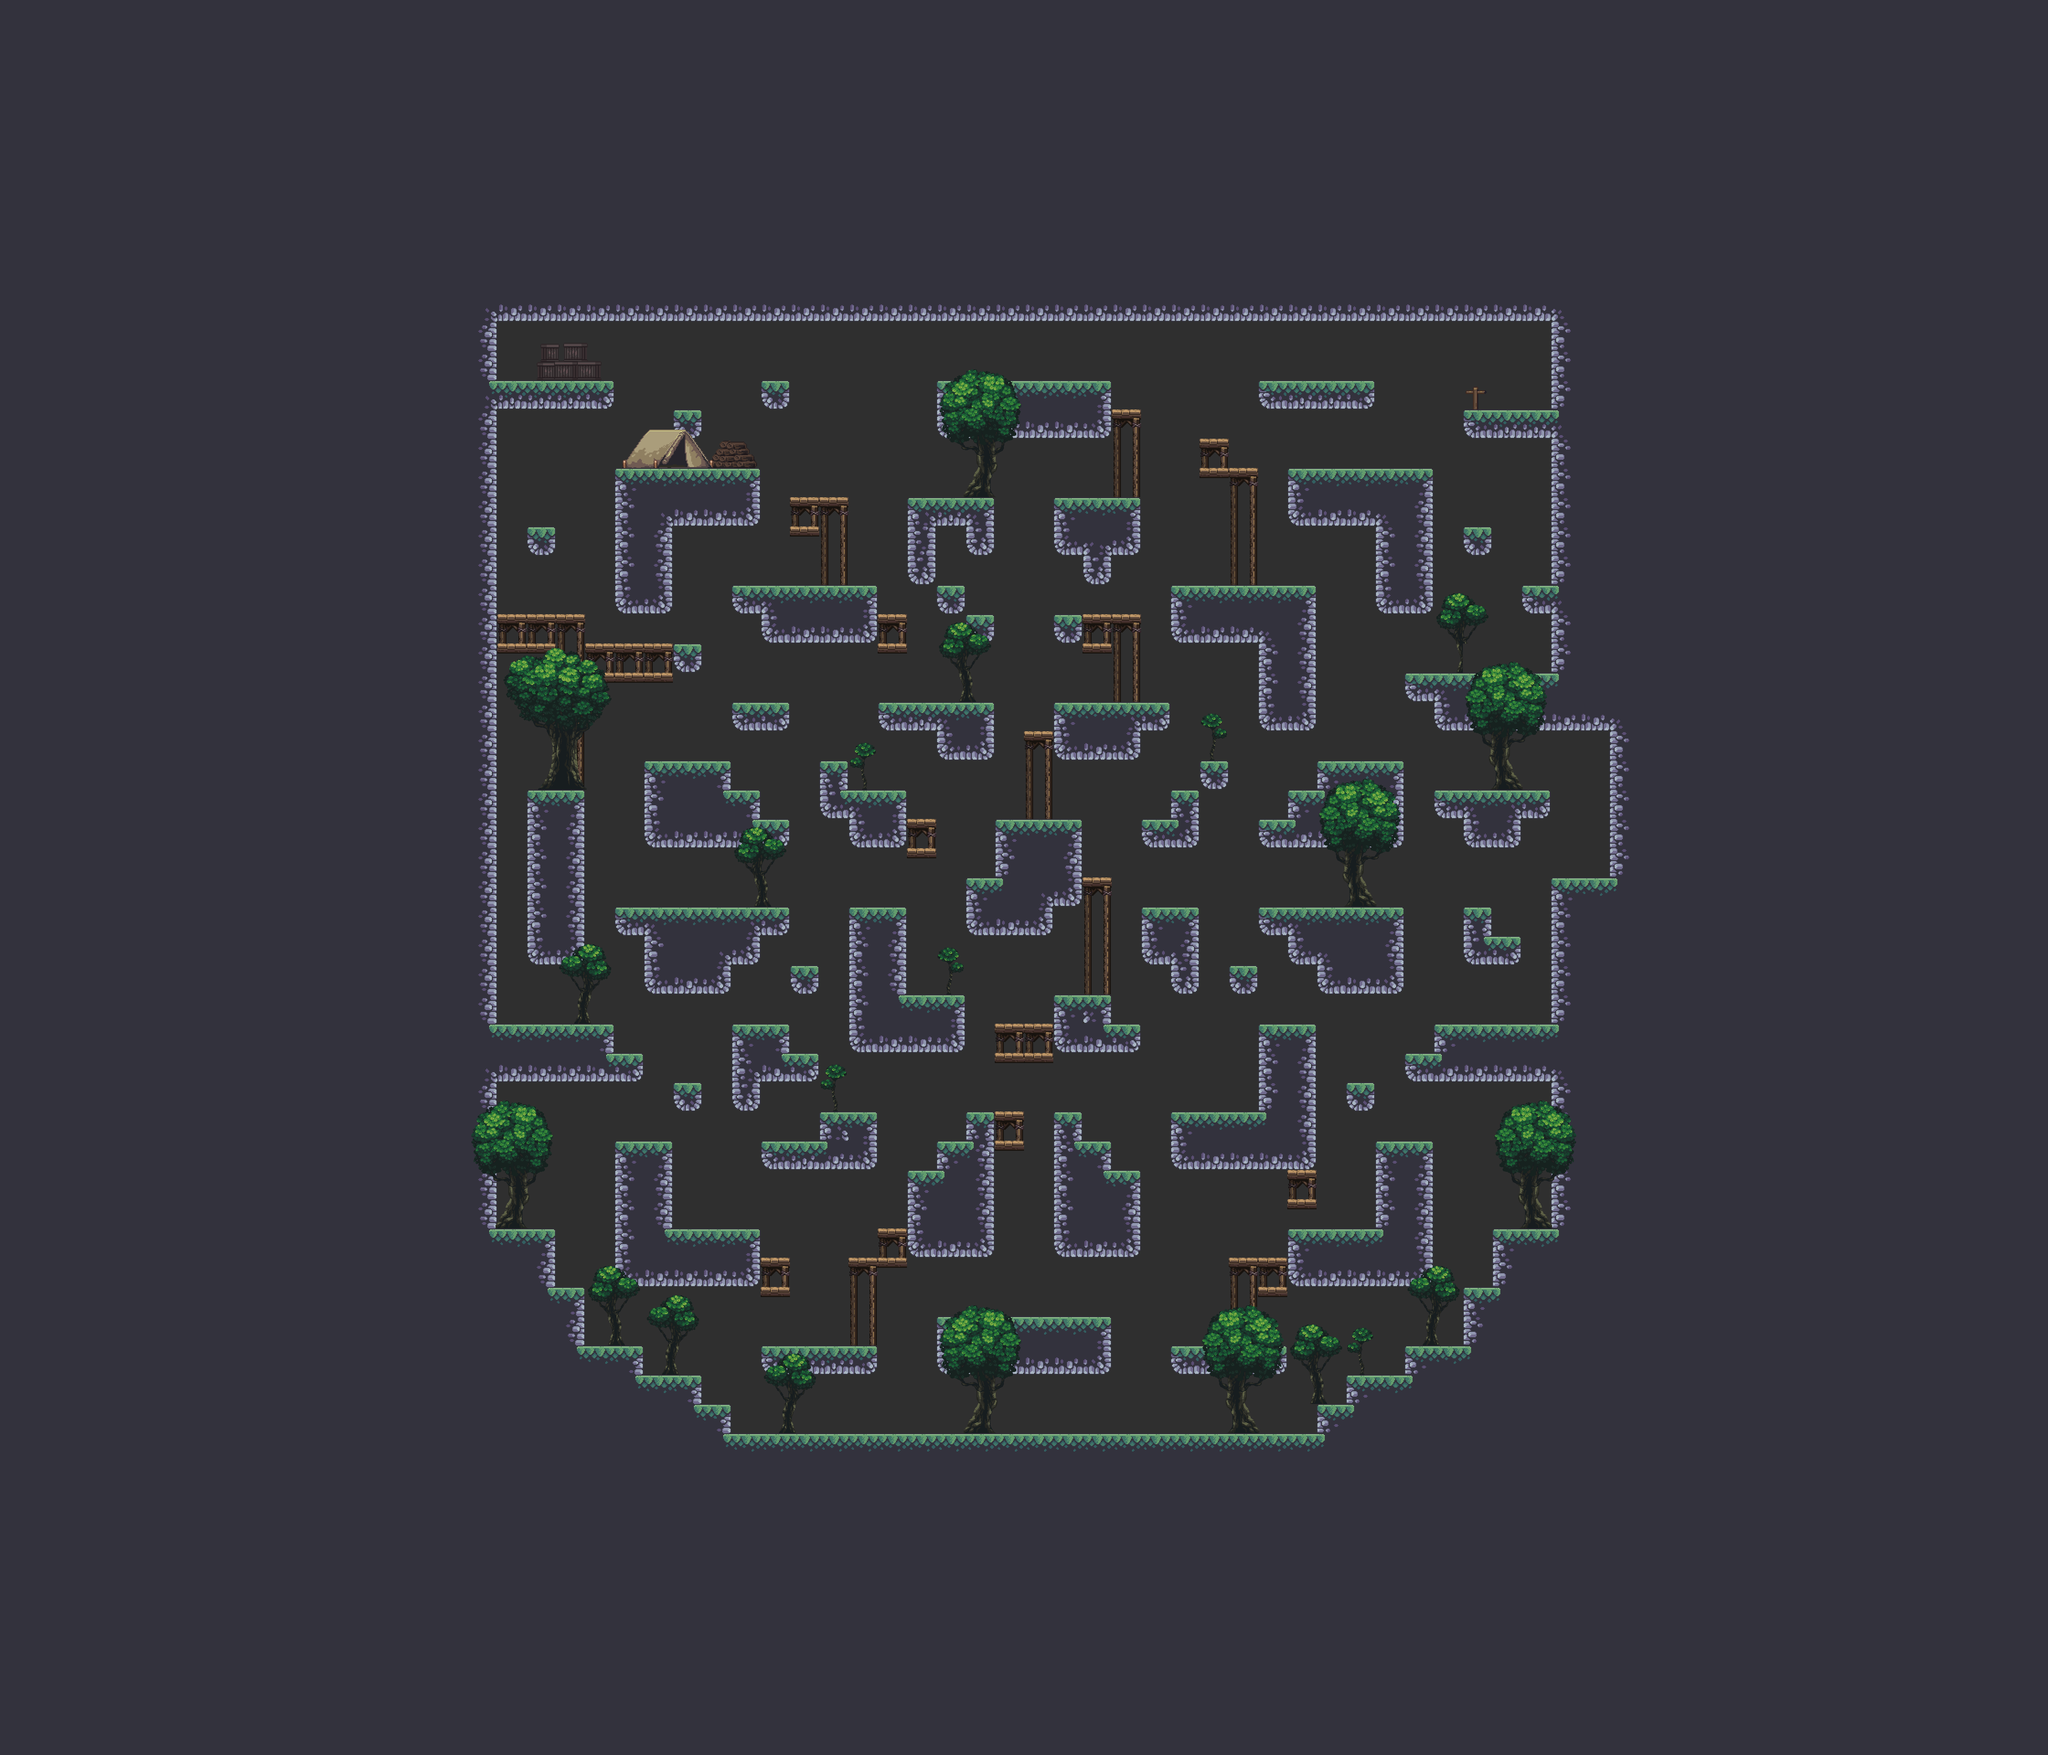

Below is a game level as drawn by its tile map, then a one-line description and the .tmx that defines it (tile-layer data replaced by summaries):
An orthogonal 70x60 tile map with 64x64 px tiles, 3 tile layers (Main, Decoration, Decoration FG), 4 tilesets and 7 objects (6x Coin, Player).

<map version="1.10" tiledversion="1.11.0" orientation="orthogonal" renderorder="right-down" width="70" height="60" tilewidth="64" tileheight="64" infinite="0" backgroundcolor="#2f2f2f" nextlayerid="5" nextobjectid="10">
 <tileset firstgid="1" source="Terrain (64x64).tsx" />
 <tileset firstgid="86" source="MainLevBuild.tsx" />
 <tileset firstgid="1398" source="Decoratives.tsx" />
 <tileset firstgid="1702" source="VP2_Main.tsx" />
 <layer id="1" name="Main" width="70" height="60">
  <data>[4200 cells, 3277 non-empty, 36 distinct tile ids]</data>
 </layer>
 <layer id="2" name="Decoration" width="70" height="60">
  <data>[4200 cells, 78 non-empty, 40 distinct tile ids]</data>
 </layer>
 <layer id="4" name="Decoration FG" width="70" height="60">
  <data>[4200 cells, 167 non-empty, 81 distinct tile ids]</data>
 </layer>
 <objectgroup id="3" name="Entities">
  <object id="1" name="Player" x="2240" y="1728">
   <point />
  </object>
  <object id="2" name="Coin" x="2176" y="2816" width="64" height="64" />
  <object id="3" name="Coin" x="2240" y="2816" width="64" height="64" />
  <object id="6" name="Coin" x="2176" y="768" width="64" height="64" />
  <object id="7" name="Coin" x="2240" y="768" width="64" height="64" />
  <object id="8" name="Coin" x="1984" y="1472" width="64" height="64" />
  <object id="9" name="Coin" x="2432" y="1472" width="64" height="64" />
 </objectgroup>
</map>
